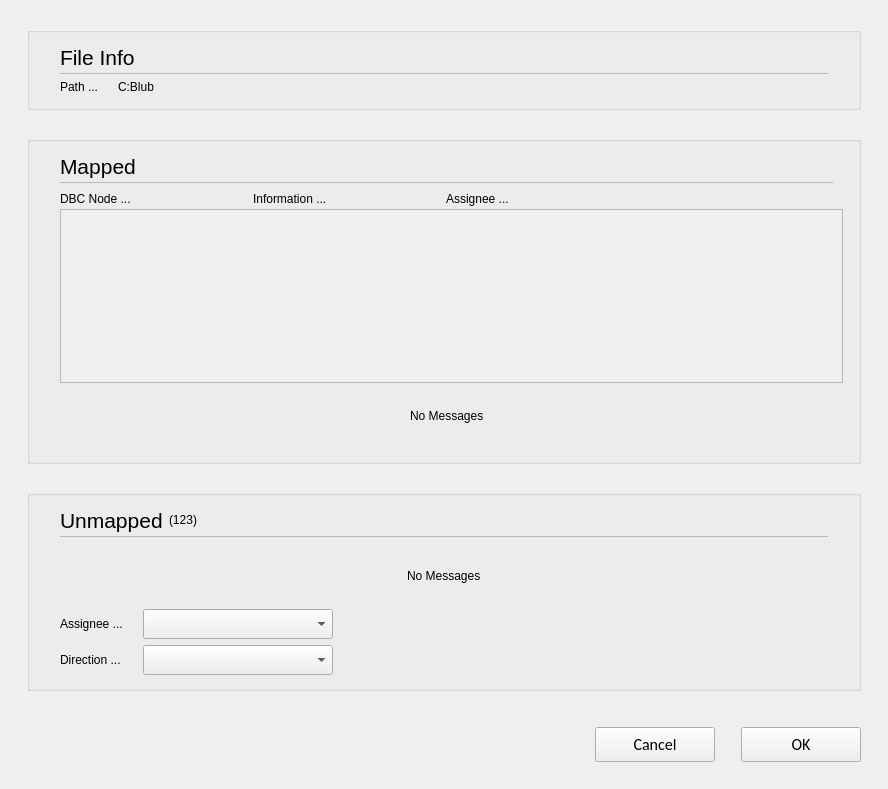
<?xml version="1.0" encoding="UTF-8"?>
<ui version="4.0">
 <class>C_CieDbcImportNodeAssignmentWidget</class>
 <widget class="QWidget" name="C_CieDbcImportNodeAssignmentWidget">
  <property name="geometry">
   <rect>
    <x>0</x>
    <y>0</y>
    <width>888</width>
    <height>789</height>
   </rect>
  </property>
  <property name="windowTitle">
   <string>C_CieDbcImportNodeAssignmentWidget</string>
  </property>
  <layout class="QVBoxLayout" name="verticalLayout" stretch="0,0,1,0,0,0,0,0">
   <property name="leftMargin">
    <number>27</number>
   </property>
   <property name="topMargin">
    <number>27</number>
   </property>
   <property name="rightMargin">
    <number>27</number>
   </property>
   <property name="bottomMargin">
    <number>0</number>
   </property>
   <item>
    <widget class="stw_opensyde_gui_elements::C_OgeGbx" name="pc_GroupBoxMapped_2">
     <property name="title">
      <string/>
     </property>
     <layout class="QVBoxLayout" name="verticalLayout_8" stretch="0,0,0,0">
      <property name="spacing">
       <number>0</number>
      </property>
      <property name="leftMargin">
       <number>30</number>
      </property>
      <property name="rightMargin">
       <number>30</number>
      </property>
      <property name="bottomMargin">
       <number>13</number>
      </property>
      <item>
       <layout class="QHBoxLayout" name="horizontalLayout_8" stretch="0,1">
        <property name="spacing">
         <number>6</number>
        </property>
        <item>
         <widget class="stw_opensyde_gui_elements::C_OgeLabHeadingGroupBold" name="pc_LabHeadingFileInfo">
          <property name="minimumSize">
           <size>
            <width>0</width>
            <height>30</height>
           </size>
          </property>
          <property name="maximumSize">
           <size>
            <width>16777215</width>
            <height>30</height>
           </size>
          </property>
          <property name="font">
           <font>
            <family>Segoe UI</family>
            <pointsize>16</pointsize>
           </font>
          </property>
          <property name="text">
           <string>File Info</string>
          </property>
         </widget>
        </item>
        <item>
         <spacer name="horizontalSpacer_11">
          <property name="orientation">
           <enum>Qt::Horizontal</enum>
          </property>
          <property name="sizeHint" stdset="0">
           <size>
            <width>40</width>
            <height>1</height>
           </size>
          </property>
         </spacer>
        </item>
       </layout>
      </item>
      <item>
       <layout class="QHBoxLayout" name="horizontalLayout_22" stretch="0">
        <property name="spacing">
         <number>0</number>
        </property>
        <property name="topMargin">
         <number>1</number>
        </property>
        <property name="rightMargin">
         <number>0</number>
        </property>
        <property name="bottomMargin">
         <number>0</number>
        </property>
        <item>
         <widget class="stw_opensyde_gui_elements::C_OgeFraSeparator" name="pc_FrameMapped_2">
          <property name="minimumSize">
           <size>
            <width>0</width>
            <height>1</height>
           </size>
          </property>
          <property name="maximumSize">
           <size>
            <width>16777215</width>
            <height>1</height>
           </size>
          </property>
          <property name="frameShape">
           <enum>QFrame::StyledPanel</enum>
          </property>
          <property name="frameShadow">
           <enum>QFrame::Raised</enum>
          </property>
         </widget>
        </item>
       </layout>
      </item>
      <item>
       <spacer name="verticalSpacer_9">
        <property name="orientation">
         <enum>Qt::Vertical</enum>
        </property>
        <property name="sizeType">
         <enum>QSizePolicy::Fixed</enum>
        </property>
        <property name="sizeHint" stdset="0">
         <size>
          <width>6</width>
          <height>6</height>
         </size>
        </property>
       </spacer>
      </item>
      <item>
       <layout class="QHBoxLayout" name="horizontalLayout_2">
        <property name="spacing">
         <number>20</number>
        </property>
        <item>
         <widget class="stw_opensyde_gui_elements::C_OgeLabGroupItem" name="pc_LabPathTitle">
          <property name="text">
           <string>Path ...</string>
          </property>
         </widget>
        </item>
        <item>
         <widget class="stw_opensyde_gui_elements::C_OgeLabGroupItem" name="pc_LabPath">
          <property name="text">
           <string>C:Blub</string>
          </property>
         </widget>
        </item>
        <item>
         <spacer name="horizontalSpacer_6">
          <property name="orientation">
           <enum>Qt::Horizontal</enum>
          </property>
          <property name="sizeHint" stdset="0">
           <size>
            <width>40</width>
            <height>5</height>
           </size>
          </property>
         </spacer>
        </item>
       </layout>
      </item>
     </layout>
    </widget>
   </item>
   <item>
    <spacer name="verticalSpacer_5">
     <property name="orientation">
      <enum>Qt::Vertical</enum>
     </property>
     <property name="sizeType">
      <enum>QSizePolicy::Fixed</enum>
     </property>
     <property name="sizeHint" stdset="0">
      <size>
       <width>20</width>
       <height>20</height>
      </size>
     </property>
    </spacer>
   </item>
   <item>
    <widget class="stw_opensyde_gui_elements::C_OgeGbx" name="pc_GroupBoxMapped">
     <property name="title">
      <string/>
     </property>
     <layout class="QVBoxLayout" name="verticalLayout_6" stretch="0">
      <property name="spacing">
       <number>0</number>
      </property>
      <property name="leftMargin">
       <number>30</number>
      </property>
      <property name="rightMargin">
       <number>15</number>
      </property>
      <property name="bottomMargin">
       <number>13</number>
      </property>
      <item>
       <layout class="QGridLayout" name="gridLayout">
        <property name="spacing">
         <number>0</number>
        </property>
        <item row="0" column="0">
         <layout class="QHBoxLayout" name="horizontalLayout_7" stretch="0,1">
          <property name="spacing">
           <number>6</number>
          </property>
          <item>
           <widget class="stw_opensyde_gui_elements::C_OgeLabHeadingGroupBold" name="pc_LabHeadingMapped">
            <property name="minimumSize">
             <size>
              <width>0</width>
              <height>30</height>
             </size>
            </property>
            <property name="maximumSize">
             <size>
              <width>16777215</width>
              <height>30</height>
             </size>
            </property>
            <property name="font">
             <font>
              <family>Segoe UI</family>
              <pointsize>16</pointsize>
             </font>
            </property>
            <property name="text">
             <string>Mapped</string>
            </property>
           </widget>
          </item>
          <item>
           <spacer name="horizontalSpacer_10">
            <property name="orientation">
             <enum>Qt::Horizontal</enum>
            </property>
            <property name="sizeHint" stdset="0">
             <size>
              <width>40</width>
              <height>1</height>
             </size>
            </property>
           </spacer>
          </item>
         </layout>
        </item>
        <item row="1" column="0">
         <layout class="QHBoxLayout" name="horizontalLayout_20" stretch="0">
          <property name="spacing">
           <number>0</number>
          </property>
          <property name="topMargin">
           <number>1</number>
          </property>
          <property name="rightMargin">
           <number>0</number>
          </property>
          <property name="bottomMargin">
           <number>0</number>
          </property>
          <item>
           <widget class="stw_opensyde_gui_elements::C_OgeFraSeparator" name="pc_FrameMapped">
            <property name="minimumSize">
             <size>
              <width>0</width>
              <height>1</height>
             </size>
            </property>
            <property name="maximumSize">
             <size>
              <width>16777215</width>
              <height>1</height>
             </size>
            </property>
            <property name="frameShape">
             <enum>QFrame::StyledPanel</enum>
            </property>
            <property name="frameShadow">
             <enum>QFrame::Raised</enum>
            </property>
           </widget>
          </item>
         </layout>
        </item>
        <item row="2" column="0">
         <spacer name="verticalSpacer_6">
          <property name="orientation">
           <enum>Qt::Vertical</enum>
          </property>
          <property name="sizeType">
           <enum>QSizePolicy::Fixed</enum>
          </property>
          <property name="sizeHint" stdset="0">
           <size>
            <width>6</width>
            <height>6</height>
           </size>
          </property>
         </spacer>
        </item>
        <item row="4" column="0" colspan="2">
         <widget class="stw_opensyde_gui_elements::C_OgeTransparentScrollArea" name="pc_ScrollAreaMapped">
          <property name="minimumSize">
           <size>
            <width>0</width>
            <height>174</height>
           </size>
          </property>
          <property name="maximumSize">
           <size>
            <width>16777215</width>
            <height>174</height>
           </size>
          </property>
          <property name="widgetResizable">
           <bool>true</bool>
          </property>
          <widget class="stw_opensyde_gui_elements::C_OgeWiOnlyBackground" name="pc_ScrollAreaContents">
           <property name="geometry">
            <rect>
             <x>0</x>
             <y>0</y>
             <width>783</width>
             <height>172</height>
            </rect>
           </property>
           <layout class="QVBoxLayout" name="verticalLayout_5">
            <property name="spacing">
             <number>0</number>
            </property>
            <property name="leftMargin">
             <number>0</number>
            </property>
            <property name="topMargin">
             <number>0</number>
            </property>
            <property name="rightMargin">
             <number>0</number>
            </property>
            <property name="bottomMargin">
             <number>0</number>
            </property>
            <item>
             <layout class="QVBoxLayout" name="pc_LayoutContents">
              <property name="spacing">
               <number>6</number>
              </property>
              <item>
               <spacer name="verticalSpacer">
                <property name="orientation">
                 <enum>Qt::Vertical</enum>
                </property>
                <property name="sizeHint" stdset="0">
                 <size>
                  <width>0</width>
                  <height>0</height>
                 </size>
                </property>
               </spacer>
              </item>
             </layout>
            </item>
           </layout>
          </widget>
         </widget>
        </item>
        <item row="0" column="1">
         <spacer name="horizontalSpacer_9">
          <property name="orientation">
           <enum>Qt::Horizontal</enum>
          </property>
          <property name="sizeType">
           <enum>QSizePolicy::Fixed</enum>
          </property>
          <property name="sizeHint" stdset="0">
           <size>
            <width>10</width>
            <height>0</height>
           </size>
          </property>
         </spacer>
        </item>
        <item row="5" column="0">
         <widget class="QWidget" name="pc_WiNoMapped" native="true">
          <layout class="QHBoxLayout" name="horizontalLayout_5">
           <item>
            <spacer name="horizontalSpacer_7">
             <property name="orientation">
              <enum>Qt::Horizontal</enum>
             </property>
             <property name="sizeHint" stdset="0">
              <size>
               <width>0</width>
               <height>0</height>
              </size>
             </property>
            </spacer>
           </item>
           <item>
            <layout class="QVBoxLayout" name="verticalLayout_10">
             <item>
              <spacer name="verticalSpacer_10">
               <property name="orientation">
                <enum>Qt::Vertical</enum>
               </property>
               <property name="sizeHint" stdset="0">
                <size>
                 <width>0</width>
                 <height>5</height>
                </size>
               </property>
              </spacer>
             </item>
             <item>
              <widget class="stw_opensyde_gui_elements::C_OgeLabGroupItem" name="pc_LabNoMapped">
               <property name="text">
                <string>No Messages</string>
               </property>
              </widget>
             </item>
             <item>
              <spacer name="verticalSpacer_11">
               <property name="orientation">
                <enum>Qt::Vertical</enum>
               </property>
               <property name="sizeHint" stdset="0">
                <size>
                 <width>0</width>
                 <height>5</height>
                </size>
               </property>
              </spacer>
             </item>
            </layout>
           </item>
           <item>
            <spacer name="horizontalSpacer_8">
             <property name="orientation">
              <enum>Qt::Horizontal</enum>
             </property>
             <property name="sizeHint" stdset="0">
              <size>
               <width>0</width>
               <height>0</height>
              </size>
             </property>
            </spacer>
           </item>
          </layout>
         </widget>
        </item>
        <item row="3" column="0" colspan="2">
         <widget class="QWidget" name="pc_WiMappedTitles" native="true">
          <layout class="QHBoxLayout" name="horizontalLayout" stretch="0,0,0,1">
           <property name="spacing">
            <number>3</number>
           </property>
           <property name="leftMargin">
            <number>0</number>
           </property>
           <property name="topMargin">
            <number>3</number>
           </property>
           <property name="bottomMargin">
            <number>3</number>
           </property>
           <item>
            <widget class="stw_opensyde_gui_elements::C_OgeLabGenericNoPaddingNoMargins" name="pc_LabDbcNodeTitle">
             <property name="minimumSize">
              <size>
               <width>190</width>
               <height>0</height>
              </size>
             </property>
             <property name="maximumSize">
              <size>
               <width>190</width>
               <height>16777215</height>
              </size>
             </property>
             <property name="text">
              <string>DBC Node ...</string>
             </property>
            </widget>
           </item>
           <item>
            <widget class="stw_opensyde_gui_elements::C_OgeLabGenericNoPaddingNoMargins" name="pc_LabInfoTitle">
             <property name="minimumSize">
              <size>
               <width>190</width>
               <height>0</height>
              </size>
             </property>
             <property name="maximumSize">
              <size>
               <width>190</width>
               <height>16777215</height>
              </size>
             </property>
             <property name="text">
              <string>Information ...</string>
             </property>
            </widget>
           </item>
           <item>
            <widget class="stw_opensyde_gui_elements::C_OgeLabGenericNoPaddingNoMargins" name="pc_LabOsyNodeTitle">
             <property name="minimumSize">
              <size>
               <width>190</width>
               <height>0</height>
              </size>
             </property>
             <property name="maximumSize">
              <size>
               <width>190</width>
               <height>16777215</height>
              </size>
             </property>
             <property name="text">
              <string>Assignee ...</string>
             </property>
            </widget>
           </item>
           <item>
            <spacer name="horizontalSpacer_3">
             <property name="orientation">
              <enum>Qt::Horizontal</enum>
             </property>
             <property name="sizeHint" stdset="0">
              <size>
               <width>0</width>
               <height>0</height>
              </size>
             </property>
            </spacer>
           </item>
          </layout>
         </widget>
        </item>
       </layout>
      </item>
     </layout>
    </widget>
   </item>
   <item>
    <spacer name="verticalSpacer_4">
     <property name="orientation">
      <enum>Qt::Vertical</enum>
     </property>
     <property name="sizeType">
      <enum>QSizePolicy::Fixed</enum>
     </property>
     <property name="sizeHint" stdset="0">
      <size>
       <width>20</width>
       <height>20</height>
      </size>
     </property>
    </spacer>
   </item>
   <item>
    <widget class="stw_opensyde_gui_elements::C_OgeGbx" name="pc_GroupBoxUnmapped">
     <property name="title">
      <string/>
     </property>
     <layout class="QVBoxLayout" name="verticalLayout_7">
      <property name="spacing">
       <number>0</number>
      </property>
      <property name="leftMargin">
       <number>30</number>
      </property>
      <property name="rightMargin">
       <number>30</number>
      </property>
      <property name="bottomMargin">
       <number>13</number>
      </property>
      <item>
       <layout class="QHBoxLayout" name="horizontalLayout_9" stretch="0,0,1">
        <property name="spacing">
         <number>6</number>
        </property>
        <item>
         <widget class="stw_opensyde_gui_elements::C_OgeLabHeadingGroupBold" name="pc_LabHeadingUnmapped">
          <property name="minimumSize">
           <size>
            <width>0</width>
            <height>30</height>
           </size>
          </property>
          <property name="maximumSize">
           <size>
            <width>16777215</width>
            <height>30</height>
           </size>
          </property>
          <property name="font">
           <font>
            <family>Segoe UI</family>
            <pointsize>16</pointsize>
           </font>
          </property>
          <property name="text">
           <string>Unmapped</string>
          </property>
         </widget>
        </item>
        <item>
         <widget class="stw_opensyde_gui_elements::C_OgeLabHeadingGroupBold" name="pc_LabNumberUnmapped">
          <property name="text">
           <string>(123)</string>
          </property>
         </widget>
        </item>
        <item>
         <spacer name="horizontalSpacer_12">
          <property name="orientation">
           <enum>Qt::Horizontal</enum>
          </property>
          <property name="sizeHint" stdset="0">
           <size>
            <width>40</width>
            <height>1</height>
           </size>
          </property>
         </spacer>
        </item>
       </layout>
      </item>
      <item>
       <layout class="QHBoxLayout" name="horizontalLayout_21" stretch="0">
        <property name="spacing">
         <number>0</number>
        </property>
        <property name="topMargin">
         <number>1</number>
        </property>
        <property name="rightMargin">
         <number>0</number>
        </property>
        <property name="bottomMargin">
         <number>0</number>
        </property>
        <item>
         <widget class="stw_opensyde_gui_elements::C_OgeFraSeparator" name="pc_FrameUnmapped">
          <property name="minimumSize">
           <size>
            <width>0</width>
            <height>1</height>
           </size>
          </property>
          <property name="maximumSize">
           <size>
            <width>16777215</width>
            <height>1</height>
           </size>
          </property>
          <property name="frameShape">
           <enum>QFrame::StyledPanel</enum>
          </property>
          <property name="frameShadow">
           <enum>QFrame::Raised</enum>
          </property>
         </widget>
        </item>
       </layout>
      </item>
      <item>
       <spacer name="verticalSpacer_8">
        <property name="orientation">
         <enum>Qt::Vertical</enum>
        </property>
        <property name="sizeType">
         <enum>QSizePolicy::Fixed</enum>
        </property>
        <property name="sizeHint" stdset="0">
         <size>
          <width>6</width>
          <height>6</height>
         </size>
        </property>
       </spacer>
      </item>
      <item>
       <widget class="QWidget" name="pc_WiNoUnmapped" native="true">
        <layout class="QHBoxLayout" name="horizontalLayout_4">
         <item>
          <spacer name="horizontalSpacer_4">
           <property name="orientation">
            <enum>Qt::Horizontal</enum>
           </property>
           <property name="sizeHint" stdset="0">
            <size>
             <width>0</width>
             <height>0</height>
            </size>
           </property>
          </spacer>
         </item>
         <item>
          <layout class="QVBoxLayout" name="verticalLayout_9">
           <item>
            <spacer name="verticalSpacer_2">
             <property name="orientation">
              <enum>Qt::Vertical</enum>
             </property>
             <property name="sizeHint" stdset="0">
              <size>
               <width>0</width>
               <height>5</height>
              </size>
             </property>
            </spacer>
           </item>
           <item>
            <widget class="stw_opensyde_gui_elements::C_OgeLabGroupItem" name="pc_LabNoUnmapped">
             <property name="minimumSize">
              <size>
               <width>0</width>
               <height>38</height>
              </size>
             </property>
             <property name="text">
              <string>No Messages</string>
             </property>
            </widget>
           </item>
           <item>
            <spacer name="verticalSpacer_3">
             <property name="orientation">
              <enum>Qt::Vertical</enum>
             </property>
             <property name="sizeHint" stdset="0">
              <size>
               <width>0</width>
               <height>5</height>
              </size>
             </property>
            </spacer>
           </item>
          </layout>
         </item>
         <item>
          <spacer name="horizontalSpacer_5">
           <property name="orientation">
            <enum>Qt::Horizontal</enum>
           </property>
           <property name="sizeHint" stdset="0">
            <size>
             <width>0</width>
             <height>0</height>
            </size>
           </property>
          </spacer>
         </item>
        </layout>
       </widget>
      </item>
      <item>
       <widget class="stw_opensyde_gui_elements::C_OgeWiOnlyBackground" name="pc_WiUnmapped" native="true">
        <layout class="QGridLayout" name="gridLayout_2">
         <property name="leftMargin">
          <number>0</number>
         </property>
         <property name="topMargin">
          <number>0</number>
         </property>
         <property name="rightMargin">
          <number>0</number>
         </property>
         <property name="bottomMargin">
          <number>0</number>
         </property>
         <property name="horizontalSpacing">
          <number>20</number>
         </property>
         <item row="0" column="0">
          <widget class="stw_opensyde_gui_elements::C_OgeLabGroupItem" name="pc_LabAssignee">
           <property name="text">
            <string>Assignee ...</string>
           </property>
          </widget>
         </item>
         <item row="0" column="1">
          <widget class="stw_opensyde_gui_elements::C_OgeCbxText" name="pc_CbxAssignee">
           <property name="minimumSize">
            <size>
             <width>190</width>
             <height>30</height>
            </size>
           </property>
           <property name="maximumSize">
            <size>
             <width>190</width>
             <height>30</height>
            </size>
           </property>
          </widget>
         </item>
         <item row="1" column="0">
          <widget class="stw_opensyde_gui_elements::C_OgeLabGroupItem" name="pc_LabDirection">
           <property name="text">
            <string>Direction ...</string>
           </property>
          </widget>
         </item>
         <item row="1" column="1">
          <widget class="stw_opensyde_gui_elements::C_OgeCbxText" name="pc_CbxDirection">
           <property name="minimumSize">
            <size>
             <width>190</width>
             <height>30</height>
            </size>
           </property>
           <property name="maximumSize">
            <size>
             <width>190</width>
             <height>30</height>
            </size>
           </property>
          </widget>
         </item>
         <item row="0" column="2">
          <spacer name="horizontalSpacer_2">
           <property name="orientation">
            <enum>Qt::Horizontal</enum>
           </property>
           <property name="sizeHint" stdset="0">
            <size>
             <width>40</width>
             <height>20</height>
            </size>
           </property>
          </spacer>
         </item>
        </layout>
       </widget>
      </item>
     </layout>
    </widget>
   </item>
   <item>
    <spacer name="pc_VerticalSpacerButtonsObove">
     <property name="orientation">
      <enum>Qt::Vertical</enum>
     </property>
     <property name="sizeType">
      <enum>QSizePolicy::Fixed</enum>
     </property>
     <property name="sizeHint" stdset="0">
      <size>
       <width>20</width>
       <height>30</height>
      </size>
     </property>
    </spacer>
   </item>
   <item>
    <layout class="QHBoxLayout" name="pc_HorizontalLayoutUserCancelOK">
     <item>
      <spacer name="pc_HorizontalSpacer">
       <property name="orientation">
        <enum>Qt::Horizontal</enum>
       </property>
       <property name="sizeHint" stdset="0">
        <size>
         <width>40</width>
         <height>20</height>
        </size>
       </property>
      </spacer>
     </item>
     <item>
      <widget class="stw_opensyde_gui_elements::C_OgePubCancel" name="pc_PushButtonCancel">
       <property name="minimumSize">
        <size>
         <width>120</width>
         <height>35</height>
        </size>
       </property>
       <property name="maximumSize">
        <size>
         <width>120</width>
         <height>35</height>
        </size>
       </property>
       <property name="font">
        <font>
         <family>Calibri</family>
         <pointsize>12</pointsize>
        </font>
       </property>
       <property name="focusPolicy">
        <enum>Qt::StrongFocus</enum>
       </property>
       <property name="text">
        <string>Cancel</string>
       </property>
      </widget>
     </item>
     <item>
      <spacer name="horizontalSpacer">
       <property name="orientation">
        <enum>Qt::Horizontal</enum>
       </property>
       <property name="sizeType">
        <enum>QSizePolicy::Fixed</enum>
       </property>
       <property name="sizeHint" stdset="0">
        <size>
         <width>20</width>
         <height>20</height>
        </size>
       </property>
      </spacer>
     </item>
     <item>
      <widget class="stw_opensyde_gui_elements::C_OgePubDialog" name="pc_PushButtonOk">
       <property name="minimumSize">
        <size>
         <width>120</width>
         <height>35</height>
        </size>
       </property>
       <property name="maximumSize">
        <size>
         <width>120</width>
         <height>35</height>
        </size>
       </property>
       <property name="font">
        <font>
         <family>Calibri</family>
         <pointsize>12</pointsize>
        </font>
       </property>
       <property name="focusPolicy">
        <enum>Qt::StrongFocus</enum>
       </property>
       <property name="text">
        <string>OK</string>
       </property>
      </widget>
     </item>
    </layout>
   </item>
   <item>
    <spacer name="verticalSpacer_7">
     <property name="orientation">
      <enum>Qt::Vertical</enum>
     </property>
     <property name="sizeType">
      <enum>QSizePolicy::Fixed</enum>
     </property>
     <property name="sizeHint" stdset="0">
      <size>
       <width>20</width>
       <height>27</height>
      </size>
     </property>
    </spacer>
   </item>
  </layout>
 </widget>
 <customwidgets>
  <customwidget>
   <class>stw_opensyde_gui_elements::C_OgeLabHeadingGroupBold</class>
   <extends>QLabel</extends>
   <header>C_OgeLabHeadingGroupBold.h</header>
  </customwidget>
  <customwidget>
   <class>stw_opensyde_gui_elements::C_OgeFraSeparator</class>
   <extends>QFrame</extends>
   <header>C_OgeFraSeparator.h</header>
   <container>1</container>
  </customwidget>
  <customwidget>
   <class>stw_opensyde_gui_elements::C_OgePubDialog</class>
   <extends>QPushButton</extends>
   <header>C_OgePubDialog.h</header>
  </customwidget>
  <customwidget>
   <class>stw_opensyde_gui_elements::C_OgeGbx</class>
   <extends>QGroupBox</extends>
   <header>C_OgeGbx.h</header>
   <container>1</container>
  </customwidget>
  <customwidget>
   <class>stw_opensyde_gui_elements::C_OgePubCancel</class>
   <extends>QPushButton</extends>
   <header>C_OgePubCancel.h</header>
  </customwidget>
  <customwidget>
   <class>stw_opensyde_gui_elements::C_OgeLabGroupItem</class>
   <extends>QLabel</extends>
   <header>C_OgeLabGroupItem.h</header>
  </customwidget>
  <customwidget>
   <class>stw_opensyde_gui_elements::C_OgeCbxText</class>
   <extends>QComboBox</extends>
   <header>C_OgeCbxText.h</header>
  </customwidget>
  <customwidget>
   <class>stw_opensyde_gui_elements::C_OgeWiOnlyBackground</class>
   <extends>QWidget</extends>
   <header>C_OgeWiOnlyBackground.h</header>
   <container>1</container>
  </customwidget>
  <customwidget>
   <class>stw_opensyde_gui_elements::C_OgeTransparentScrollArea</class>
   <extends>QScrollArea</extends>
   <header>C_OgeTransparentScrollArea.h</header>
   <container>1</container>
  </customwidget>
  <customwidget>
   <class>stw_opensyde_gui_elements::C_OgeLabGenericNoPaddingNoMargins</class>
   <extends>QLabel</extends>
   <header>C_OgeLabGenericNoPaddingNoMargins.h</header>
  </customwidget>
 </customwidgets>
 <tabstops>
  <tabstop>pc_ScrollAreaMapped</tabstop>
  <tabstop>pc_CbxAssignee</tabstop>
  <tabstop>pc_CbxDirection</tabstop>
 </tabstops>
 <resources/>
 <connections/>
</ui>
